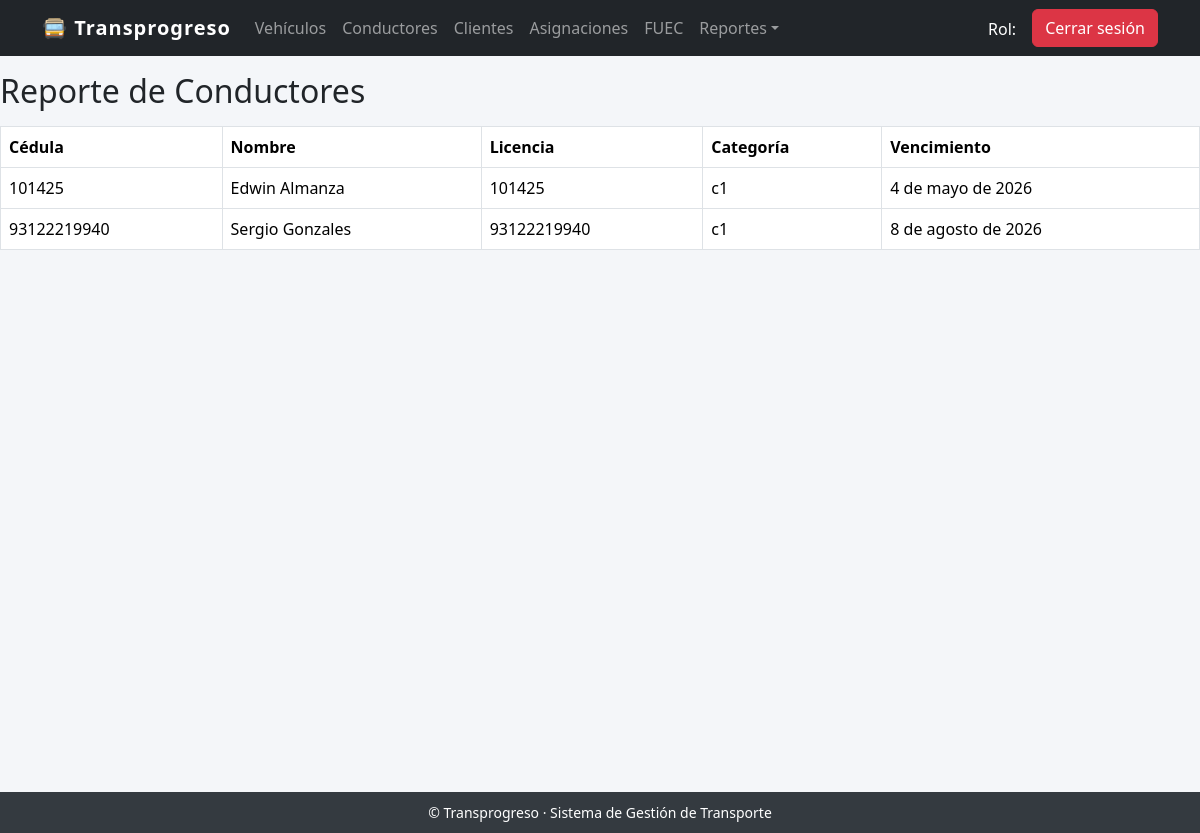
Page /reporte/conductores/ (signed in) on the committed database.
### gestion_vehiculos/models.py (models this page shows, shortened)
class Conductor(models.Model):
    cedula = models.CharField(max_length=15, unique=True)
    nombre = models.CharField(max_length=100)
    licencia = models.CharField(max_length=20)
    categoria = models.CharField(max_length=10)
    licencia_vencimiento = models.DateField(null=True, blank=True)
    licencia_archivo = models.FileField(upload_to="documentos/licencias/", null=True, blank=True)

### gestion_vehiculos/views.py (the view)
# urls.py: path("reporte/conductores/", views.reporte_conductores, name="reporte_conductores"),
@login_required
def reporte_conductores(request):
    conductores = Conductor.objects.all().order_by("nombre")
    return render(request, "reportes/reporte_conductores.html", {"conductores": conductores})

### templates/reportes/reporte_conductores.html
{% extends "base.html" %}
{% block content %}
<h2>Reporte de Conductores</h2>
<table class="table table-bordered mt-3">
    <thead>
        <tr>
            <th>Cédula</th>
            <th>Nombre</th>
            <th>Licencia</th>
            <th>Categoría</th>
            <th>Vencimiento</th>
        </tr>
    </thead>
    <tbody>
        {% for c in conductores %}
        <tr>
            <td>{{ c.cedula }}</td>
            <td>{{ c.nombre }}</td>
            <td>{{ c.licencia }}</td>
            <td>{{ c.categoria }}</td>
            <td>{{ c.licencia_vencimiento }}</td>
        </tr>
        {% endfor %}
    </tbody>
</table>
{% endblock %}

### templates/base.html (style rules this page uses)
body { background-color: #f4f6f9; }

### rows in the picture
Conductor: cedula "101425", nombre "Edwin Almanza", licencia "101425", categoria "c1", licencia_vencimiento "4 de mayo de 2026"
Conductor: cedula "93122219940", nombre "Sergio Gonzales", licencia "93122219940", categoria "c1", licencia_vencimiento "8 de agosto de 2026"
